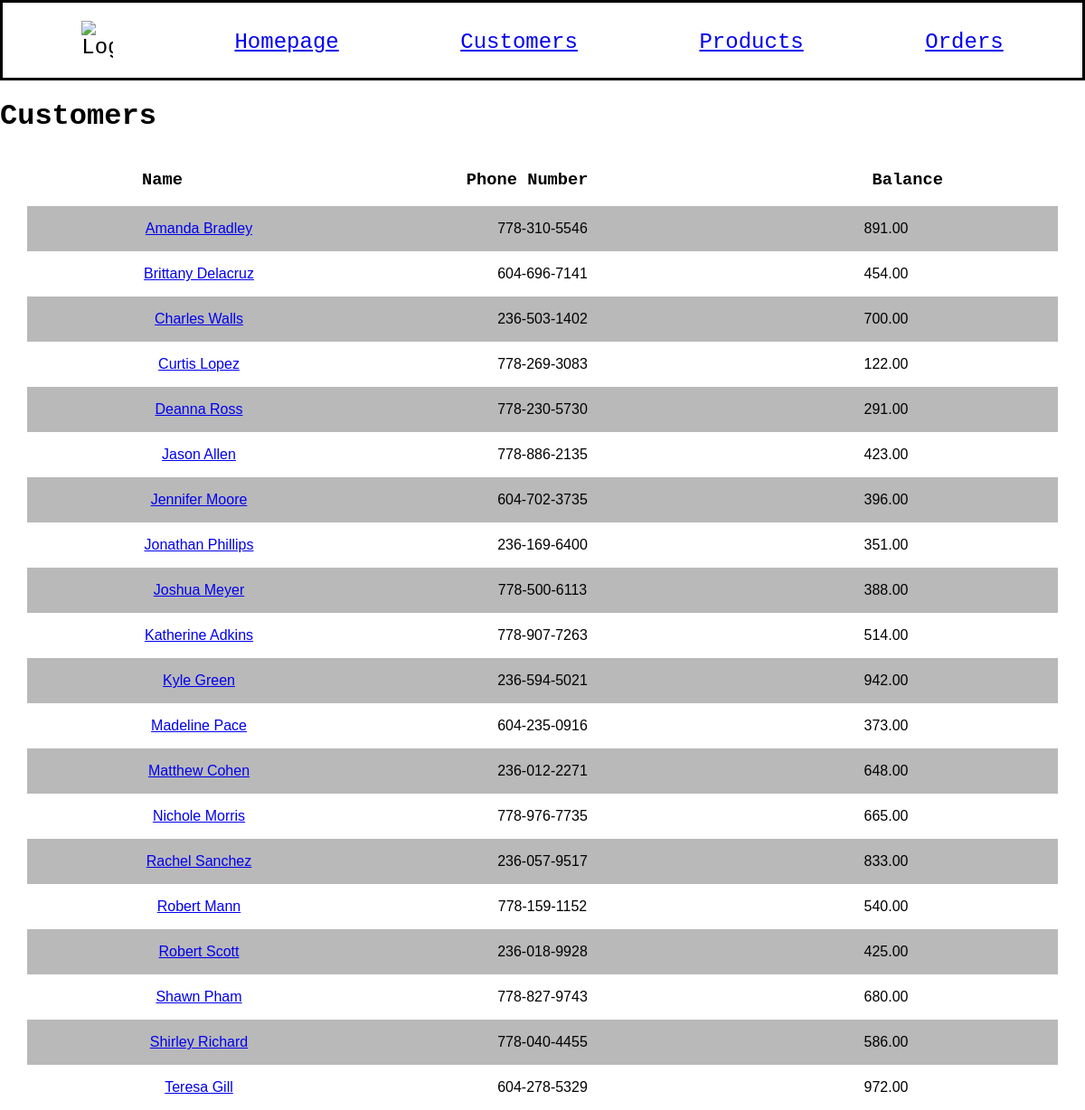
The page /customers on the database as committed earlier.
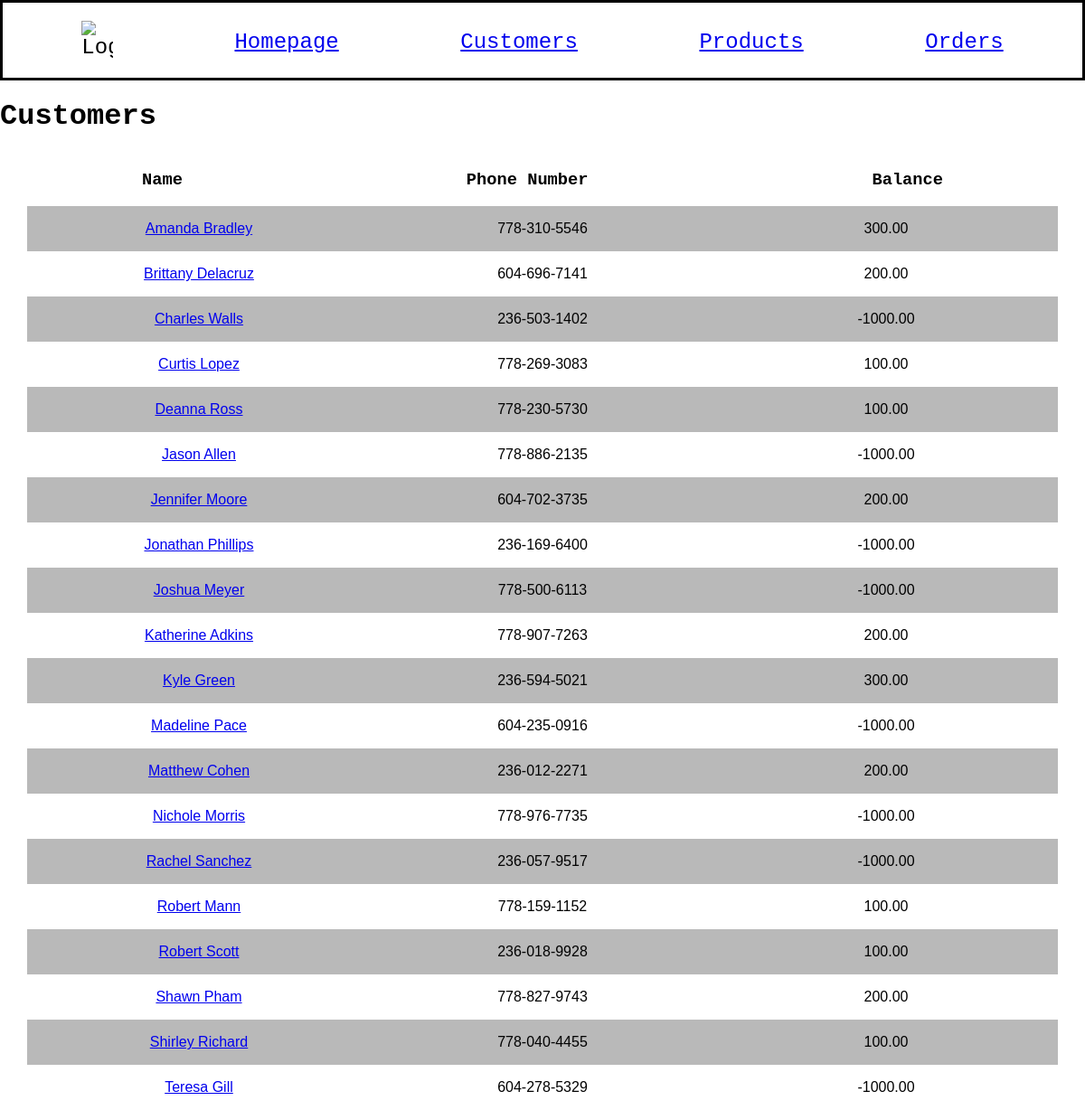
The same page on the database as committed later.
### models.py (models this page shows, shortened)
class Customer(db.Model):
    id = mapped_column(Integer, primary_key=True)
    name = mapped_column(String(200), nullable=False, unique=True)
    phone = mapped_column(String(20), nullable=False)
    balance = mapped_column(Numeric(10,2), nullable=False, default=100)
    orders = relationship("Order")

### app.py (the view)
@app.route("/customers")
def customers():
    statement = select(Customer).order_by(Customer.name)
    records = db.session.execute(statement)
    app_data = records.scalars()
    print(statement)
    return render_template("customers.html", customers=app_data)

### templates/customers.html
{% extends "base.html" %}
{% block content %}
<h1>Customers</h1>
<div style="display: flex; justify-content: space-around;">
    <h3>Name</h3>
    <h3>Phone Number</h3>
    <h3>Balance</h3>
</div>
{% for customer in customers %}
<div class="spreadsheet">
    <div>
        <div>
            <a href="{{url_for('customer_detail', customer_id=customer.id)}}">{{ customer.name }}</a>
        </div>
        <div>
            <p class="info">{{ customer.phone }}</p>
        </div>
        <div>
            <p class="info">{{ customer.balance }}</p>
        </div>
    </div>
</div>
{% endfor %}
{% endblock %}

### templates/base.html (shortened to what this page needs)
<!doctype html>
<html lang="en">
    <head>
        <link rel="stylesheet" href="{{ url_for('static', filename='style.css') }}">
    </head>
    <body>
        <nav>
            <img src="https://cdn-icons-png.flaticon.com/128/4507/4507860.png" alt="Logo" style="width: 3%;">
            <a href="{{ url_for('home') }}">Homepage</a>
            <a href="{{ url_for('customers') }}">Customers</a>
            <a href="{{ url_for('products') }}">Products</a>
            <a href="{{ url_for('orders') }}">Orders</a>
        </nav>
        {% block content %}{% endblock %}
    </body>
</html>

### static/style.css (style rules this page uses)
body { background-color: rgb(255, 255, 255); margin: 0 auto; font-family: 'Courier New', Courier, monospace; }
.spreadsheet { font-family: Arial, Helvetica, sans-serif; border-collapse: collapse; margin: 0px 30px 0px 30px; display: flex; justify-content: spac e-between; }
.spreadsheet div { flex: 1; display: flex; justify-content: center; align-items: center; }
.spreadsheet:nth-child(even) { background-color: rgb(185, 185, 185); }

Rows that differ between the two databases and show on the page:
changed Customer "Amanda Bradley": balance "891.00" → "300.00"
changed Customer "Brittany Delacruz": balance "454.00" → "200.00"
changed Customer "Charles Walls": balance "700.00" → "-1000.00"
changed Customer "Curtis Lopez": balance "122.00" → "100.00"
changed Customer "Deanna Ross": balance "291.00" → "100.00"
changed Customer "Jason Allen": balance "423.00" → "-1000.00"
changed Customer "Jennifer Moore": balance "396.00" → "200.00"
changed Customer "Jonathan Phillips": balance "351.00" → "-1000.00"
changed Customer "Joshua Meyer": balance "388.00" → "-1000.00"
changed Customer "Katherine Adkins": balance "514.00" → "200.00"
changed Customer "Kyle Green": balance "942.00" → "300.00"
changed Customer "Madeline Pace": balance "373.00" → "-1000.00"
changed Customer "Matthew Cohen": balance "648.00" → "200.00"
changed Customer "Nichole Morris": balance "665.00" → "-1000.00"
changed Customer "Rachel Sanchez": balance "833.00" → "-1000.00"
changed Customer "Robert Mann": balance "540.00" → "100.00"
changed Customer "Robert Scott": balance "425.00" → "100.00"
changed Customer "Shawn Pham": balance "680.00" → "200.00"
changed Customer "Shirley Richard": balance "586.00" → "100.00"
changed Customer "Teresa Gill": balance "972.00" → "-1000.00"
